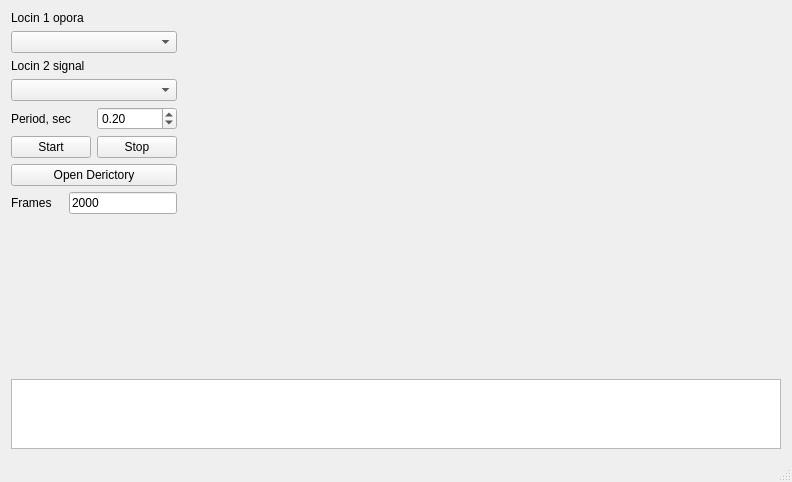
<?xml version="1.0" encoding="UTF-8"?>
<ui version="4.0">
 <class>MainWindow</class>
 <widget class="QMainWindow" name="MainWindow">
  <property name="geometry">
   <rect>
    <x>0</x>
    <y>0</y>
    <width>792</width>
    <height>482</height>
   </rect>
  </property>
  <property name="windowTitle">
   <string>Qlocin</string>
  </property>
  <widget class="QWidget" name="centralWidget">
   <layout class="QGridLayout" name="gridLayout">
    <item row="0" column="0">
     <layout class="QVBoxLayout" name="verticalLayout_2">
      <item>
       <widget class="QLabel" name="label_2">
        <property name="text">
         <string>Locin 1 opora</string>
        </property>
       </widget>
      </item>
      <item>
       <widget class="QComboBox" name="locin1_chose"/>
      </item>
      <item>
       <widget class="QLabel" name="label_3">
        <property name="text">
         <string>Locin 2 signal</string>
        </property>
       </widget>
      </item>
      <item>
       <widget class="QComboBox" name="locin2_chose"/>
      </item>
      <item>
       <layout class="QHBoxLayout" name="horizontalLayout_3">
        <item>
         <widget class="QLabel" name="period_label">
          <property name="text">
           <string>Period, sec</string>
          </property>
         </widget>
        </item>
        <item>
         <widget class="QDoubleSpinBox" name="period_value">
          <property name="singleStep">
           <double>0.100000000000000</double>
          </property>
          <property name="value">
           <double>0.200000000000000</double>
          </property>
         </widget>
        </item>
       </layout>
      </item>
      <item>
       <layout class="QHBoxLayout" name="horizontalLayout">
        <item>
         <widget class="QPushButton" name="start_botton">
          <property name="sizePolicy">
           <sizepolicy hsizetype="Fixed" vsizetype="Fixed">
            <horstretch>0</horstretch>
            <verstretch>0</verstretch>
           </sizepolicy>
          </property>
          <property name="text">
           <string>Start</string>
          </property>
         </widget>
        </item>
        <item>
         <widget class="QPushButton" name="stop_botton">
          <property name="sizePolicy">
           <sizepolicy hsizetype="Fixed" vsizetype="Fixed">
            <horstretch>0</horstretch>
            <verstretch>0</verstretch>
           </sizepolicy>
          </property>
          <property name="text">
           <string>Stop</string>
          </property>
         </widget>
        </item>
       </layout>
      </item>
      <item>
       <widget class="QPushButton" name="dir_button">
        <property name="text">
         <string>Open Derictory</string>
        </property>
       </widget>
      </item>
      <item>
       <layout class="QHBoxLayout" name="horizontalLayout_2">
        <item>
         <widget class="QLabel" name="label">
          <property name="text">
           <string>Frames</string>
          </property>
         </widget>
        </item>
        <item>
         <widget class="QLineEdit" name="lineEdit">
          <property name="sizePolicy">
           <sizepolicy hsizetype="Fixed" vsizetype="Fixed">
            <horstretch>0</horstretch>
            <verstretch>0</verstretch>
           </sizepolicy>
          </property>
          <property name="text">
           <string>2000</string>
          </property>
         </widget>
        </item>
       </layout>
      </item>
      <item>
       <spacer name="verticalSpacer">
        <property name="orientation">
         <enum>Qt::Vertical</enum>
        </property>
        <property name="sizeType">
         <enum>QSizePolicy::Expanding</enum>
        </property>
        <property name="sizeHint" stdset="0">
         <size>
          <width>20</width>
          <height>40</height>
         </size>
        </property>
       </spacer>
      </item>
     </layout>
    </item>
    <item row="0" column="1">
     <layout class="QVBoxLayout" name="verticalLayout">
      <item>
       <widget class="QwtPlot" name="qwtPlot_opora_r">
        <property name="sizePolicy">
         <sizepolicy hsizetype="MinimumExpanding" vsizetype="Expanding">
          <horstretch>0</horstretch>
          <verstretch>0</verstretch>
         </sizepolicy>
        </property>
        <property name="canvasBackground">
         <brush brushstyle="SolidPattern">
          <color alpha="255">
           <red>255</red>
           <green>255</green>
           <blue>255</blue>
          </color>
         </brush>
        </property>
       </widget>
      </item>
      <item>
       <widget class="QwtPlot" name="qwtPlot_opora_signal">
        <property name="sizePolicy">
         <sizepolicy hsizetype="MinimumExpanding" vsizetype="Expanding">
          <horstretch>0</horstretch>
          <verstretch>0</verstretch>
         </sizepolicy>
        </property>
        <property name="canvasBackground">
         <brush brushstyle="SolidPattern">
          <color alpha="255">
           <red>255</red>
           <green>255</green>
           <blue>255</blue>
          </color>
         </brush>
        </property>
       </widget>
      </item>
     </layout>
    </item>
    <item row="1" column="0" colspan="2">
     <widget class="QTextBrowser" name="textBrowser">
      <property name="sizePolicy">
       <sizepolicy hsizetype="Expanding" vsizetype="Fixed">
        <horstretch>0</horstretch>
        <verstretch>0</verstretch>
       </sizepolicy>
      </property>
      <property name="minimumSize">
       <size>
        <width>0</width>
        <height>70</height>
       </size>
      </property>
      <property name="maximumSize">
       <size>
        <width>16777215</width>
        <height>70</height>
       </size>
      </property>
      <property name="font">
       <font>
        <family>Noto Sans Mono</family>
        <pointsize>14</pointsize>
       </font>
      </property>
      <property name="cursor" stdset="0">
       <cursorShape>IBeamCursor</cursorShape>
      </property>
     </widget>
    </item>
   </layout>
  </widget>
  <widget class="QMenuBar" name="menuBar">
   <property name="geometry">
    <rect>
     <x>0</x>
     <y>0</y>
     <width>792</width>
     <height>22</height>
    </rect>
   </property>
  </widget>
  <widget class="QStatusBar" name="statusBar"/>
 </widget>
 <layoutdefault spacing="6" margin="11"/>
 <customwidgets>
  <customwidget>
   <class>QwtPlot</class>
   <extends>QFrame</extends>
   <header>qwt_plot.h</header>
  </customwidget>
 </customwidgets>
 <resources/>
 <connections/>
</ui>
